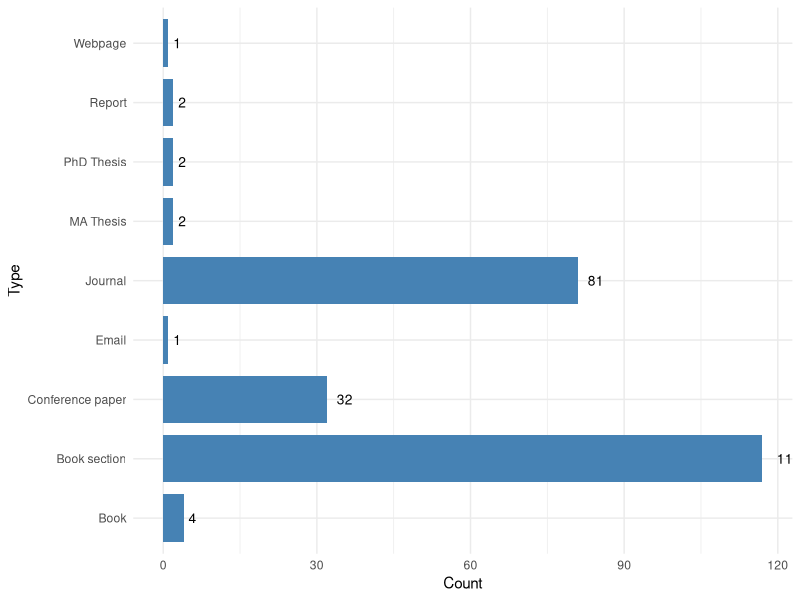

Generate this figure with R:
## ---- chunk 1
#| echo: false

library(ggplot2)

pub_type_count <- data.frame(
  Type=c("Book", "Book section", "Conference paper", 
         "Email", "Journal", "Webpage", 
         "Report", "PhD Thesis", "MA Thesis"),
  Count=c(4,117,32,1,81,1,2,2,2)
)

## ---- chunk 2
#| echo: false
#| label: fig-publication-type-counts
#| fig-cap: "Count of the publication types in the database." 
#| fig-width: 5
#| fig-height: 4


ggplot(pub_type_count, aes(x = Count, y = Type)) +
  geom_bar(stat = "identity", width = .8, fill="steelblue") + 
  geom_text(aes(label=Count), hjust=-0.6, size=3.5)+
  theme_minimal()

